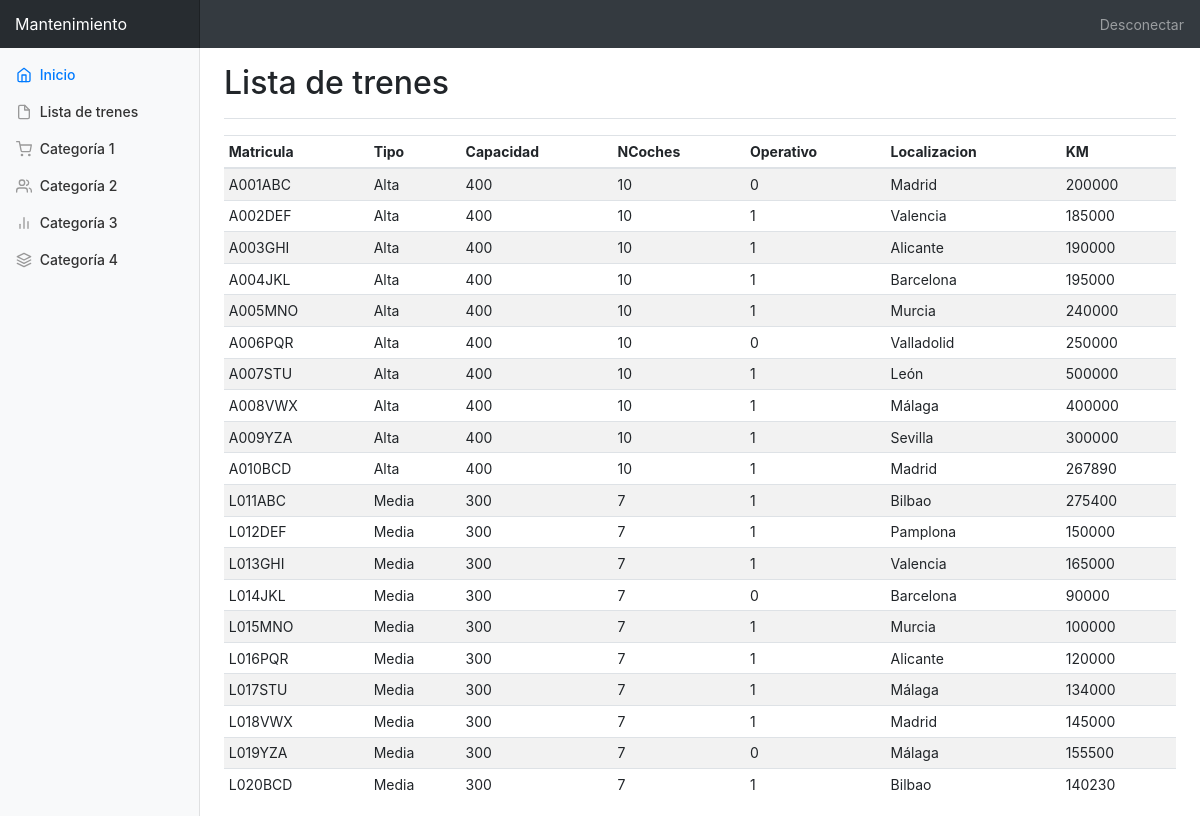
The app's page /panel/trenes.php with its own data.
### tables this page shows
CREATE TABLE Tren (
	Matricula VARCHAR(20),
    Tipo VARCHAR(20),
    Capacidad INT,
    NCoches INT,
    Operativo BOOL,
    Localizacion VARCHAR (20),
    KM INT,
    PRIMARY KEY (Matricula));

### panel/cTren.php (called while the page is built, shortened)
<?php
class cTren
{
    public function __construct()    {
        global $conexion;
        $this->conexion = $conexion;
    }
    public static function trenes()
    {
        $cTren = new static;
		$arrTrenes = [];
        $consulta = "SELECT * FROM Tren";
        $res = $cTren->conexion->query($consulta);
		while ($cTren = $res->fetch_object('cTren')) {
            array_push($arrTrenes,$cTren);
        }
        return $arrTrenes;
}
}

### panel/trenes.php (the view, shortened to what this page needs)
<!doctype html>
<?php
$conexion = Conexion::conectar();
require('cTren.php');
?>
<html lang="es">
<head>
  <link href="dist/css/bootstrap.min.css" rel="stylesheet">
  <link href="dashboard.css" rel="stylesheet">
</head>
<body>
  <nav class="navbar navbar-dark sticky-top bg-dark flex-md-nowrap p-0">
    <a class="navbar-brand col-sm-3 col-md-2 mr-0" href="index.php">Mantenimiento</a>
    <ul class="navbar-nav px-3">
      <li class="nav-item text-nowrap">
        <a class="nav-link" href="login.php">Desconectar</a>
      </li>
    </ul>
  </nav>
  <div class="container-fluid">
    <div class="row">
      <nav class="col-md-2 d-none d-md-block bg-light sidebar">
        <div class="sidebar-sticky">
          <ul class="nav flex-column">
            <li class="nav-item">
              <a class="nav-link active" href="index.php">
                <span data-feather="home"></span>
                Inicio <span class="sr-only">(current)</span>
              </a>
            </li>
            <li class="nav-item">
              <a class="nav-link" href="#">
                <span data-feather="file"></span>
                Lista de trenes
              </a>
            </li>
            <li class="nav-item">
              <a class="nav-link" href="#">
                <span data-feather="shopping-cart"></span>
                Categoría 1
              </a>
            </li>
            <li class="nav-item">
              <a class="nav-link" href="#">
                <span data-feather="users"></span>
                Categoría 2
              </a>
            </li>
            <li class="nav-item">
              <a class="nav-link" href="#">
                <span data-feather="bar-chart-2"></span>
                Categoría 3
              </a>
            </li>
            <li class="nav-item">
              <a class="nav-link" href="#">
                <span data-feather="layers"></span>
                Categoría 4
              </a>
            </li>
          </ul>
        </div>
      </nav>
      <main role="main" class="col-md-9 ml-sm-auto col-lg-10 pt-3 px-4">
        <div class="d-flex justify-content-between flex-wrap flex-md-nowrap align-items-center pb-2 mb-3 border-bottom">
          <h1 class="h2">Lista de trenes</h1>
        </div>
        <div class="table-responsive">
          <table class="table table-striped table-sm">
            <thead>
              <tr>
                <th>Matricula</th>
                <th>Tipo</th>
                <th>Capacidad</th>
                <th>NCoches</th>
                <th>Operativo</th>
				<th>Localizacion</th>
				<th>KM</th>
              </tr>
            </thead>
            <tbody>
			<?php
			$trenesitos = cTren::trenes();
			foreach($trenesitos as $x){ ?>
		<tr onclick="window.location='tren.php?matricula=<?php echo $x->Matricula; ?>';">
		<td><?php echo $x->Matricula; ?></td>
		<td><?php echo $x->Tipo; ?></td>
		<td><?php echo $x->Capacidad; ?></td>
		<td><?php echo $x->NCoches; ?></td>
		<td><?php echo $x->Operativo; ?></td>
		<td><?php echo $x->Localizacion; ?></td>
		<td><?php echo $x->KM; ?></td>
	<?php } ?>
            </tbody>
          </table>
        </div>
      </main>
    </div>
  </div>
    </body>
    </html>

### panel/dashboard.css (style rules this page uses)
body { font-size: .875rem; }
.feather { width: 16px; height: 16px; vertical-align: text-bottom; }
.sidebar { position: fixed; top: 0; bottom: 0; left: 0; z-index: 100; padding: 0; box-shadow: inset -1px 0 0 rgba(0, 0, 0, .1); }
.sidebar-sticky { position: -webkit-sticky; position: sticky; top: 48px; height: calc(100vh - 48px); padding-top: .5rem; overflow-x: hidden; overflow-y: auto; }
.sidebar .nav-link { font-weight: 500; color: #333; }
.sidebar .nav-link .feather { margin-right: 4px; color: #999; }
.sidebar .nav-link.active { color: #007bff; }
.sidebar .nav-link:hover .feather, .sidebar .nav-link.active .feather { color: inherit; }
.navbar-brand { padding-top: .75rem; padding-bottom: .75rem; font-size: 1rem; background-color: rgba(0, 0, 0, .25); box-shadow: inset -1px 0 0 rgba(0, 0, 0, .25); }
.border-bottom { border-bottom: 1px solid #e5e5e5; }

### records on screen
tren: Matricula "A001ABC", Tipo "Alta", Capacidad "400", NCoches "10", Operativo "0", Localizacion "Madrid", KM "200000"
tren: Matricula "A002DEF", Tipo "Alta", Capacidad "400", NCoches "10", Operativo "1", Localizacion "Valencia", KM "185000"
tren: Matricula "A003GHI", Tipo "Alta", Capacidad "400", NCoches "10", Operativo "1", Localizacion "Alicante", KM "190000"
tren: Matricula "A004JKL", Tipo "Alta", Capacidad "400", NCoches "10", Operativo "1", Localizacion "Barcelona", KM "195000"
tren: Matricula "A005MNO", Tipo "Alta", Capacidad "400", NCoches "10", Operativo "1", Localizacion "Murcia", KM "240000"
tren: Matricula "A006PQR", Tipo "Alta", Capacidad "400", NCoches "10", Operativo "0", Localizacion "Valladolid", KM "250000"
tren: Matricula "A007STU", Tipo "Alta", Capacidad "400", NCoches "10", Operativo "1", Localizacion "León", KM "500000"
tren: Matricula "A008VWX", Tipo "Alta", Capacidad "400", NCoches "10", Operativo "1", Localizacion "Málaga", KM "400000"
tren: Matricula "A009YZA", Tipo "Alta", Capacidad "400", NCoches "10", Operativo "1", Localizacion "Sevilla", KM "300000"
tren: Matricula "A010BCD", Tipo "Alta", Capacidad "400", NCoches "10", Operativo "1", Localizacion "Madrid", KM "267890"
tren: Matricula "L011ABC", Tipo "Media", Capacidad "300", NCoches "7", Operativo "1", Localizacion "Bilbao", KM "275400"
tren: Matricula "L012DEF", Tipo "Media", Capacidad "300", NCoches "7", Operativo "1", Localizacion "Pamplona", KM "150000"
tren: Matricula "L013GHI", Tipo "Media", Capacidad "300", NCoches "7", Operativo "1", Localizacion "Valencia", KM "165000"
tren: Matricula "L014JKL", Tipo "Media", Capacidad "300", NCoches "7", Operativo "0", Localizacion "Barcelona", KM "90000"
tren: Matricula "L015MNO", Tipo "Media", Capacidad "300", NCoches "7", Operativo "1", Localizacion "Murcia", KM "100000"
tren: Matricula "L016PQR", Tipo "Media", Capacidad "300", NCoches "7", Operativo "1", Localizacion "Alicante", KM "120000"
tren: Matricula "L017STU", Tipo "Media", Capacidad "300", NCoches "7", Operativo "1", Localizacion "Málaga", KM "134000"
tren: Matricula "L018VWX", Tipo "Media", Capacidad "300", NCoches "7", Operativo "1", Localizacion "Madrid", KM "145000"
tren: Matricula "L019YZA", Tipo "Media", Capacidad "300", NCoches "7", Operativo "0", Localizacion "Málaga", KM "155500"
tren: Matricula "L020BCD", Tipo "Media", Capacidad "300", NCoches "7", Operativo "1", Localizacion "Bilbao", KM "140230"
